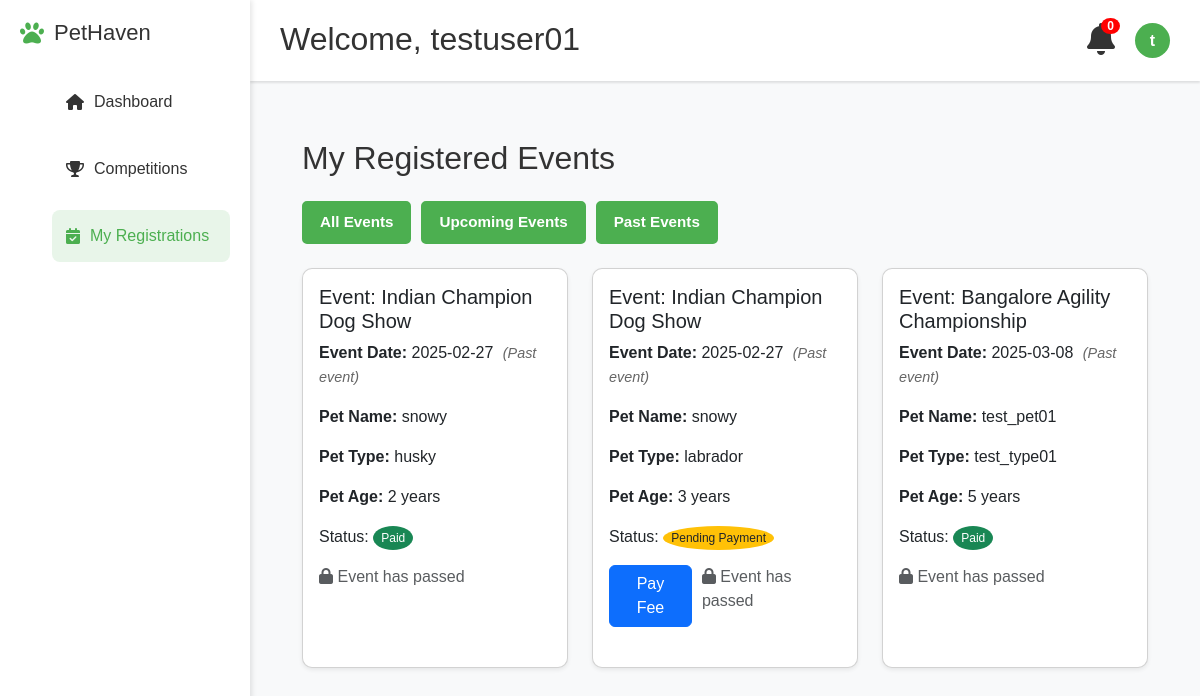
The app's page /registrations (signed in) with its own data.
### models.py (models this page shows)
class User(db.Model, UserMixin):
    id = db.Column(db.Integer, primary_key=True)
    username = db.Column(db.String(100), unique=True, nullable=False)
    email = db.Column(db.String(120), unique=True, nullable=False)
    password = db.Column(db.String(60), nullable=False)
    is_admin = db.Column(db.Boolean, default=False)

class Registration(db.Model):
    id = db.Column(db.Integer, primary_key=True)
    user_id = db.Column(db.Integer, db.ForeignKey('user.id'), nullable=False)
    event_id = db.Column(db.Integer, db.ForeignKey('event.id'), nullable=False)
    pet_name = db.Column(db.String(100), nullable=False)
    pet_type = db.Column(db.String(100), nullable=False)
    pet_age=db.Column(db.Integer,nullable=False)
    paid = db.Column(db.Boolean, default=False)
    event = db.relationship('Event', backref=db.backref('registrations', lazy=True))

class Event(db.Model):
    id = db.Column(db.Integer, primary_key=True)
    title = db.Column(db.String(200), nullable=False)
    description = db.Column(db.Text, nullable=False)
    date = db.Column(db.String(50), nullable=False)
    location=db.Column(db.String(250),nullable=False)
    prizes=db.Column(db.String(200),nullable=False)
    eligibility=db.Column(db.String(250),nullable=False)
    fee = db.Column(db.Float, default=500)
    image_filename = db.Column(db.String(200), nullable=False, default="default.jpg")

### app.py (the view)
@app.route('/registrations')
@login_required
def registrations():
    registered_events = db.session.query(Registration, Event).join(Event, Registration.event_id == Event.id).filter(Registration.user_id == current_user.id).all()
    current_date = datetime.now().date()
    processed_events = []
    for reg, event in registered_events:
        event_date = datetime.strptime(event.date, '%Y-%m-%d').date()
        can_edit = event_date > current_date
        processed_events.append((reg, event, can_edit))
    return render_template("registrations.html", registered_events=processed_events)

### app.py (called while the page is built)
@login_manager.user_loader
def load_user(user_id):
    return User.query.get(int(user_id))

### templates/registrations.html (shortened to what this page needs)
{% extends "base.html" %}
{% block content %}
<div class="container mt-4">
    <h2 class="mb-4">My Registered Events</h2>
    <div class="filter-buttons mb-4">
        <button class="filter-btn active" data-filter="all">All Events</button>
        <button class="filter-btn" data-filter="upcoming">Upcoming Events</button>
        <button class="filter-btn" data-filter="past">Past Events</button>
    </div>
    {% if registered_events %}
        <div class="row" id="events-container">
            {% for reg, event, can_edit in registered_events %}
                <div class="col-md-4 event-item" data-date="{{ event.date }}">
                    <div class="card shadow-sm mb-4">
                        <div class="card-body">
                            <h5 class="card-title">Event: {{ event.title }}</h5>
                            <p class="card-text">
                                <strong>Event Date:</strong> {{ event.date }}
                                <span class="relative-date" data-event-date="{{ event.date }}"></span>
                            </p>
                            <p class="card-text"><strong>Pet Name:</strong> {{ reg.pet_name }}</p>
                            <p class="card-text"><strong>Pet Type:</strong> {{ reg.pet_type }}</p>
                            <p class="card-text"><strong>Pet Age:</strong> {{ reg.pet_age }} years</p>
                            <p class="card-text">
                                <stron class="me-2">Status:</strong>
                                {% if reg.paid %}
                                    <span class="badge-pill bg-success">Paid</span>
                                {% else %}
                                    <span class=" badge-pill bg-warning text-dark">Pending Payment</span>
                                {% endif %}
                            </p>
                            <div class="button-group" style="display: flex; gap: 10px; margin-top: 15px;">
                                {% if not reg.paid %}
                                    <a href="{{ url_for('pay_fee', registration_id=reg.id) }}" class="btn btn-primary">Pay Fee</a>
                                {% endif %}
                                {% if can_edit %}
                                    <a href="{{ url_for('edit_registration', registration_id=reg.id) }}" class="btn btn-secondary">
                                        <i class="fas fa-edit"></i> Edit Details
                                    </a>
                                {% else %}
                                    <span class="text-muted"><i class="fas fa-lock"></i> Event has passed</span>
                                {% endif %}
                            </div>
                        </div>
                    </div>
                </div>
            {% endfor %}
        </div>
    {% else %}
        <p>No registrations found.</p>
    {% endif %}
</div>
{% endblock %}

### templates/base.html (shortened to what this page needs)
<!DOCTYPE html>
<html lang="en">
<head>
    <link rel="stylesheet" href="https://cdnjs.cloudflare.com/ajax/libs/font-awesome/6.0.0/css/all.min.css">
    <link href="https://cdn.jsdelivr.net/npm/bootstrap@5.3.0/dist/css/bootstrap.min.css" rel="stylesheet">
    <link rel="stylesheet" href="{{ url_for('static', filename='css/style.css') }}">
</head>
<body>
    {% if current_user.is_authenticated %}
        <div class="navbar" id="navbar">
            <h2>Welcome, {{ current_user.username }}</h2>
            <div class="nav-right">
                <div class="notification">
                    <i class="fas fa-bell fa-2x"></i>
                    <span class="badge">0</span>
                </div>
                <div class="profile-dropdown">
                    <div class="profile" onclick="toggleDropdown()">
                        <div class="profile-pic">{{ current_user.username[0] }}</div>
                    </div>
                </div>
            </div>
            </div>
            <div class="sidebar" id="sidebar">
                <div class="logo">
                    <i class="fas fa-paw"></i>
                    <h2>PetHaven</h2>
                </div>
                <ul class="nav-menu">
                    <li class="nav-item {% if request.endpoint == 'dashboard' %}active{% endif %}">
                        <a href="{{ url_for('dashboard') }}"><i class="fas fa-home"></i> Dashboard</a>
                    </li>
                    <li class="nav-item {% if request.endpoint == 'competitions' %}active{% endif %}">
                        <a href="{{ url_for('competitions') }}"><i class="fas fa-trophy"></i> Competitions</a>
                    </li>
                    <li class="nav-item {% if request.endpoint == 'registrations' %}active{% endif %}">
                        <a href="{{ url_for('registrations') }}"><i class="fas fa-calendar-check"></i> My Registrations</a>
                    </li>
                </ul>
            </div>
    {% endif %}
    <div class="main-content">
        {% block content %}{% endblock %}
    </div>
</body>
</html>

### static/css/style.css (style rules this page uses)
body { font-family: 'Poppins', Arial, sans-serif; margin: 0px; padding: 0; margin-top: 75px; background-color: #f8f9fa; height: 100vh; color: #333; }
.card { background: white; border-radius: 12px; overflow: hidden; box-shadow: 0 4px 6px rgba(0, 0, 0, 0.1); transition: transform 0.3s ease, box-shadow 0.3s ease; height: 100%; display: flex; flex-direction: column; }
.view-btn, .auth-btn, .filter-btn, .payment-btn { padding: 10px 20px; border-radius: 8px; font-weight: 600; text-align: center; transition: all 0.3s ease; border: none; cursor: pointer; font-size: 0.95rem; text-decoration: none; }
.sidebar { position: fixed; left: 0; top: 0; height: 100%; width: 250px; background: white; box-shadow: 2px 0 5px rgba(0,0,0,0.1); padding: 20px; z-index: 990; transform: translateX(0); transition: transform 0.3s ease-in-out; }
.logo { display: flex; align-items: center; gap: 10px; margin-bottom: 30px; }
.logo i { color: #4CAF50; font-size: 24px; }
.logo h2 { font-size: 22px; margin: 0; }
.nav-menu { list-style: none; }
.nav-item { margin: 15px 0; padding: 12px; border-radius: 8px; cursor: pointer; }
.nav-item a { text-decoration: none; color: inherit; display: flex; align-items: center; width: 100%; padding: 2px; background-color: none; }
.nav-item i { margin-right: 10px; }
.nav-item.active a { background: #e8f5e9; color: #4CAF50; }
.nav-item.active { background: #e8f5e9; color: #4CAF50; }
.navbar { position: fixed; left: 250px; top: 0; width: calc(100% - 250px); display: flex; align-items: center; background: white; padding: 15px 30px; z-index: 100; box-shadow: 0 2px 2px rgba(0,0,0,0.1); transition: left 0.3s ease-in-out, width 0.3s ease-in-out; }
.navbar h2 { flex: 1; padding-top: 5px; text-align: start; }
.nav-right { display: flex; align-items: center; gap: 20px; }
.notification { position: relative; cursor: pointer; }
.badge { position: absolute; top: -5px; right: -5px; background: red; color: white; padding: 2px 6px; border-radius: 50%; font-size: 12px; }
.badge-pill { color: white; padding: 5px 8px; border-radius: 50%; font-size: 12px; }
.profile { display: flex; align-items: center; gap: 10px; }
.profile-pic { width: 35px; height: 35px; border-radius: 50%; background: #4CAF50; display: flex; align-items: center; justify-content: center; color: white; font-weight: bold; }
.main-content { margin-left: 250px; padding: 40px; z-index: 10000; min-width: 500px; width: calc(100% - 250px); }
.card { background: white; border-radius: 10px; overflow: hidden; box-shadow: 0 2px 5px rgba(0,0,0,0.1); cursor: pointer; transition: transform 0.3s, box-shadow 0.3s; }
.profile-dropdown { position: relative; cursor: pointer; }
.profile { display: flex; align-items: center; gap: 10px; cursor: pointer; }
.filter-btn { padding: 10px 20px; border: none; border-radius: 5px; cursor: pointer; font-weight: bold; transition: all 0.3s ease; }
.filter-btn:not(.reset) { background: #4CAF50; color: white; }
.relative-date { font-size: 0.9em; color: #666; font-style: italic; margin-left: 5px; }

### templates/registrations.html (style rules this page uses)
.filter-buttons { display: flex; gap: 10px; margin-bottom: 20px; }
.filter-btn { padding: 8px 16px; border: 2px solid #4CAF50; background: white; color: #4CAF50; border-radius: 5px; cursor: pointer; transition: all 0.3s ease; }
.filter-btn.active { background: #4CAF50; color: white; }
.relative-date { font-size: 0.9em; color: #666; font-style: italic; margin-left: 5px; }

### records on screen
User: username "testuser01", username "t"
Registration: title "Indian Champion Dog Show", date "2025-02-27", pet_name "snowy", pet_type "husky", pet_age "2", paid "Paid"
Registration: title "Indian Champion Dog Show", date "2025-02-27", pet_name "snowy", pet_type "labrador", pet_age "3", paid "Pending Payment"
Registration: title "Bangalore Agility Championship", date "2025-03-08", pet_name "test_pet01", pet_type "test_type01", pet_age "5", paid "Paid"
